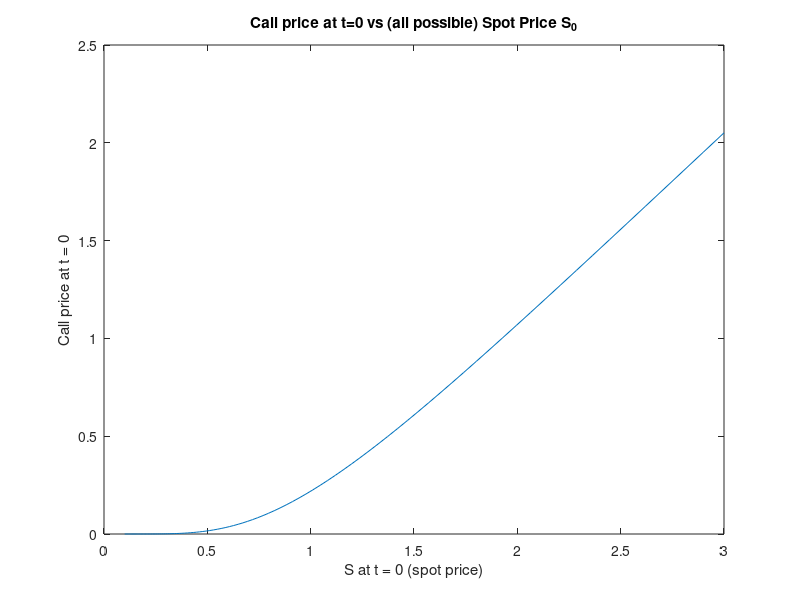

This figure's MATLAB source:
% [redacted]
% Script to price a EU Call Option, under B&S model, using log-price PDE.
% We implement Finite Difference Method using EXPLICIT EULER SCHEME.
%%%%%%%%%%%%%%%%%%%%%%%%%%%%%%%%%%%%%%%%%%%%%%%%%%%%%%%%%%%%%%%%%%%%%%%%%%%
% About EXPLICIT EULER SCHEME :
% We make an error at each iteration. The Explicit Euler Scheme is instable
% because the errors cumulate each other. And we do not know exactly how
% large M shoud be. It is "M >> N - conditionally stable" : try and error.
% Explicit Euler is VERY SIMPLE but CONDITIONALLY STABLE so let's take a
% look at "Implicit Euler".
clear
close all
%
%% 1. Parameters & Grids :
% Model parameters :
S0 = 1; K = 0.95; r = 0.001; sigma = 0.5; T = 1;

% Space grid :
N = 100; % Number of points in the space dimension.
Smin = 0.1 * S0; % Found by experience : we assume that the spot price has
Smax = 3 * S0;   % a negligible probability of falling below 10% of S0, and
                 % of rising above 3 * S0.
xmin = log(Smin/S0); % x lives in [xmin, xmax]=[log(Smin/S0),log(Smax/S0)].
xmax = log(Smax/S0);
dx = (xmax - xmin) / N; % Space grid step.
x = xmin + (0:N) * dx;  % From x0 = xmin to xN = xmax (in total : N+1 pts).
% x = linspace(xmin, xmax, N+1);

% Time grid :
M = 1000;   % Number of points in the time dimension.
dt = T / M; % Time grid step.
t = (0:M) * dt; % t lives in [0, T], divided in M subintervals : M+1 pts.
%
%% 2. Explicit Euler - Backward in time loop :
% Vector of price (for all x) that we will update backwardly from T to 0 
% (i.e from tM to t0) :
c = max(S0 * exp(x') - K, 0); % @ Maturity : "v(T, x) = (S0 * e^x - K)^+".

cnew = zeros(size(c)); % New price vector that we will compute using prices
% from c (in cnew : prices at time t{j-1} ; in c : prices at time t_{j}).

for j=M:-1:1 % BACKWARD from t_M to t_0.
    % We know c t_j -> we compute cnew t_{j-1}.
    %
    % Boundary condition for CALL : "v(t, xmin) = 0, for all t" :
    cnew(1) = 0;
    %
    for i=2:N
        % Explicit Euler Scheme : by moving V_{j-1, i} on the left :
        % V_{j-1, i} = -A * dt * V_{j, i-1} - B * dt * V_{j, i} - C * dt *
        % V_{j, i+1}, 
        %
        % Where V_{j, i-1}, V_{j, i} & V_{j, i+1} are known.
        %
        % And :
        %       A = (r - sigma^2 / 2) / (2 * dx) - (sigma^2 / 2) / dx^2 ;
        %       B = - 1 / dt + sigma^2 / dx^2 + r ;
        %       C = - (r - sigma^2 / 2) / (2 * dx) - (sigma^2 / 2) / dx^2.
        %
        cnew(i) = c(i) + dt * (...
            (r - sigma^2 / 2) * (c(i + 1) - c(i - 1)) / (2 * dx) +...
            sigma^2 / 2 * (c(i + 1) - 2 * c(i) + c(i - 1)) / dx^2 +...
            -r * c(i));
    end
    %
    % Boundary condition for CALL : "v(t, xmax) = S0 * e^xmax - 
    % K * e^[-r(T-t)], for all t" :
    cnew(N + 1) = Smax - K * exp(-r * (T - (j - 1) * dt));

    % Update the price @ t_j to the new price @ t_{j-1} (BACKWARD) :
    c = cnew;
end
%
%% Plot "call price at t=0" VS "S at t=0" (for all S in [Smin, Smax]) :
% S at t = 0 represents the spot price (so, now). S0 (cf "Model
% parameters") is one example of possible spot price.
figure
plot(S0 * exp(x), c); 
title('Call price at t=0 vs (all possible) Spot Price S_0'); 
xlabel('S at t = 0 (spot price)');
ylabel('Call price at t = 0');
%
%% Compute the price at t = 0 :
price = interp1(x, c, 0, 'spline') % Interpolation of c at x = 0, i.e S = S0
% (S0 being the one we the one we initialized in "Model parameters").
[price_ex, ~] = blsprice(S0, K, r, T, sigma) % For comparison : B&S price. 